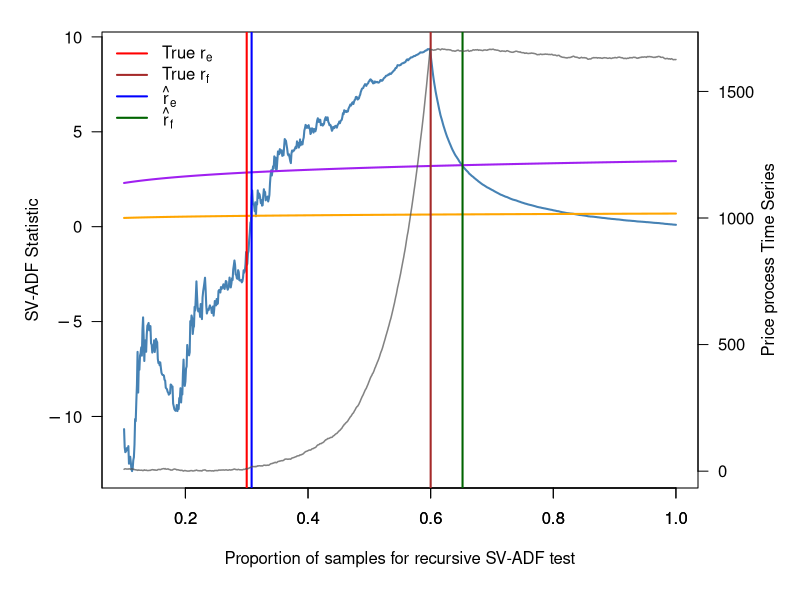
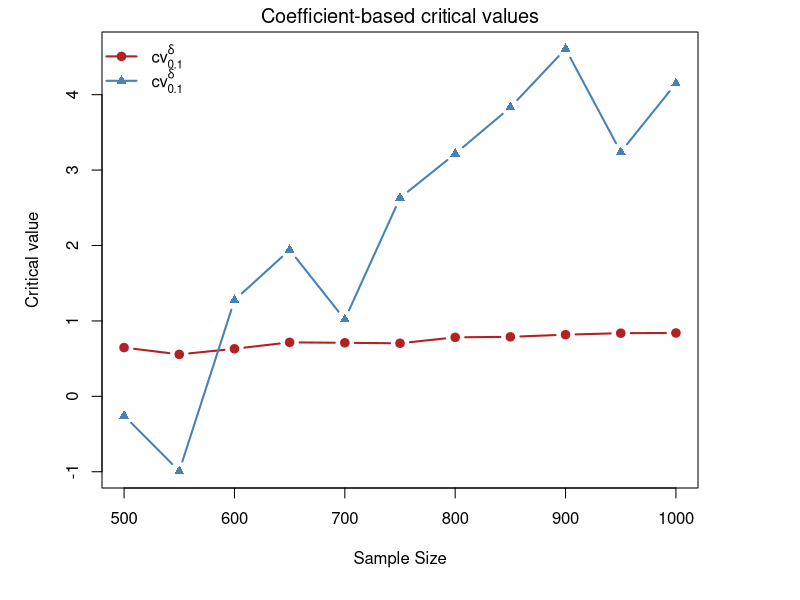

These charts were generated, in order, by the following R code:
################################################################################
# Threshold selections.R
#
# Replication code for Figure 12 of the main paper and Figure A.3 / Table A.1
# of the Online Appendix for:
#
# "Is There an AI Bubble? Robust Date-Stamping for Periods of Exuberance"
#
# Figure 12:
#   One simulated recursive SV-ADF path with:
#     - true bubble origination fraction r_e,
#     - true bubble collapse fraction r_f,
#     - estimated origination fraction \hat r_e,
#     - estimated collapse fraction \hat r_f.
#
# Online Appendix Figure A.3:
#   Simulated coefficient-based critical values under H0 and H1.
#
# Online Appendix Table A.1:
#   Simulated coefficient-based critical values for n = 500, 550, ..., 1000.
#
# Notes:
# - Package installation is intentionally omitted; see README.md.
# - This script uses only base R.
# - Set SAVE_FIGURES <- TRUE to save PDF/PNG figures.
# - Set RECOMPUTE_CRITICAL_VALUES <- TRUE to rerun the Monte Carlo simulation
#   for Table A.1 and Figure A.3. Otherwise, the paper values are used directly.
################################################################################

# ------------------------------------------------------------------------------
# Global settings
# ------------------------------------------------------------------------------

SAVE_FIGURES <- TRUE
SAVE_TABLES <- TRUE
SAVE_PNG_PREVIEW <- TRUE

RECOMPUTE_CRITICAL_VALUES <- FALSE

OUTPUT_DIR <- "figures"
TABLE_DIR <- "tables"

if (!dir.exists(OUTPUT_DIR)) {
  dir.create(OUTPUT_DIR, recursive = TRUE)
}

if (!dir.exists(TABLE_DIR)) {
  dir.create(TABLE_DIR, recursive = TRUE)
}

FIGURE12_PDF <- file.path(OUTPUT_DIR, "sv_adf_plot_simulated_one.pdf")
FIGURE12_PNG <- file.path(OUTPUT_DIR, "sv_adf_plot_simulated_one.png")

APPENDIX_FIGURE_A3_PDF <- file.path(OUTPUT_DIR, "critical_values_plots.pdf")
APPENDIX_FIGURE_A3_PNG <- file.path(OUTPUT_DIR, "critical_values_plots.png")

APPENDIX_TABLE_A1_CSV <- file.path(TABLE_DIR, "tableA1_critical_values.csv")

################################################################################
# Helper functions
################################################################################

# Axis-label helper.
# Large values are displayed in scientific notation, e.g. 10^5 or 2 * 10^5.
sci_tick_labels <- function(vals) {
  out <- character(length(vals))
  
  for (i in seq_along(vals)) {
    v <- vals[i]
    
    if (!is.finite(v)) {
      out[i] <- "''"
      next
    }
    
    if (abs(v) < .Machine$double.eps) {
      out[i] <- "0"
      next
    }
    
    abs_v <- abs(v)
    exponent <- floor(log10(abs_v))
    
    if (exponent >= 4 || exponent <= -3) {
      multiplier <- round(v / (10^exponent), 2)
      
      if (abs(multiplier - round(multiplier)) < 1e-8) {
        multiplier <- round(multiplier)
      }
      
      if (abs(multiplier - 1) < 1e-8) {
        out[i] <- paste0("10^", exponent)
      } else if (abs(multiplier + 1) < 1e-8) {
        out[i] <- paste0("-10^", exponent)
      } else {
        out[i] <- paste0(multiplier, "%*%10^", exponent)
      }
    } else {
      out[i] <- format(round(v, 2), trim = TRUE, scientific = FALSE)
    }
  }
  
  parse(text = out)
}

# Generate X_0, ..., X_n under stochastic volatility with one bubble episode.
#
# Model:
#   X_t = a_t X_{t-1} + u_t,
#   u_t = sigma_t epsilon_t,
#   log(sigma_t^2) = phi_n log(sigma_{t-1}^2) + eta_t,
#
# where:
#   a_t = 1 before the bubble,
#   a_t = delta_n during the bubble,
#   a_t = 1 after collapse.
generate_series_bubble_sv <- function(
    n,
    r_e,
    r_f,
    c,
    alpha,
    d,
    eta,
    x0 = 5,
    sigma2_0 = 1
) {
  tau_e <- floor(n * r_e)
  tau_f <- floor(n * r_f)
  
  stopifnot(tau_e >= 1, tau_f > tau_e, tau_f <= n)
  
  delta_n <- 1 + c / (n^alpha)
  phi_n <- 1 - d / log(log(n))
  
  X <- numeric(n + 1)
  X[1] <- x0
  
  log_sigma2_prev <- log(sigma2_0)
  
  for (t in seq_len(n)) {
    eta_t <- rnorm(1, mean = 0, sd = eta)
    log_sigma2_t <- phi_n * log_sigma2_prev + eta_t
    sigma_t <- sqrt(exp(log_sigma2_t))
    u_t <- sigma_t * rnorm(1)
    
    a_t <- if (t < tau_e) {
      1
    } else if (t < tau_f) {
      delta_n
    } else {
      1
    }
    
    X[t + 1] <- a_t * X[t] + u_t
    log_sigma2_prev <- log_sigma2_t
  }
  
  X
}

# Generate X_0, ..., X_n under the unit-root null with stochastic volatility.
#
# Model:
#   X_t = X_{t-1} + u_t.
generate_series_h0_sv <- function(
    n,
    d,
    eta,
    x0 = 100,
    sigma2_0 = 1
) {
  phi_n <- 1 - d / log(log(n))
  
  X <- numeric(n + 1)
  X[1] <- x0
  
  log_sigma2_prev <- log(sigma2_0)
  
  for (t in seq_len(n)) {
    eta_t <- rnorm(1, mean = 0, sd = eta)
    log_sigma2_t <- phi_n * log_sigma2_prev + eta_t
    sigma_t <- sqrt(exp(log_sigma2_t))
    u_t <- sigma_t * rnorm(1)
    
    X[t + 1] <- X[t] + u_t
    log_sigma2_prev <- log_sigma2_t
  }
  
  X
}

# Compute recursive coefficient-based and t-type ADF statistics over an s-grid.
#
# The coefficient-based statistic is:
#   DF_delta(s) = tau * (delta_hat_tau - 1),
# where tau = floor(ns).
adf_for_sgrid <- function(X_full, n, s_seq) {
  max_tau <- max(floor(n * s_seq))
  nX <- length(X_full) - 1
  
  stopifnot(nX >= max_tau)
  
  csX <- cumsum(X_full)
  csX2 <- cumsum(X_full^2)
  xy <- X_full[2:(n + 1)] * X_full[1:n]
  csXY <- cumsum(xy)
  
  tau_seq <- pmax(2, floor(n * s_seq))
  DF_delta <- rep(NA_real_, length(tau_seq))
  DF_t <- rep(NA_real_, length(tau_seq))
  
  for (k in seq_along(tau_seq)) {
    tau <- tau_seq[k]
    
    # Regression: X_t on a constant and X_{t-1}, for t = 1, ..., tau.
    S_reg <- csX[tau]
    S_y <- csX[tau + 1] - X_full[1]
    S_reg2 <- csX2[tau]
    S_y2 <- csX2[tau + 1] - X_full[1]^2
    S_cross <- csXY[tau]
    
    Xbar <- S_y / tau
    
    SSR_t <- S_reg2 - 2 * Xbar * S_reg + tau * Xbar^2
    
    if (!is.finite(SSR_t) || SSR_t <= 0) {
      next
    }
    
    Sxtyt <- S_cross - Xbar * (S_reg + S_y) + tau * Xbar^2
    SSY_t <- S_y2 - 2 * Xbar * S_y + tau * Xbar^2
    
    delta_hat <- Sxtyt / SSR_t
    sigma2_hat <- (SSY_t - 2 * delta_hat * Sxtyt + delta_hat^2 * SSR_t) / tau
    
    if (!is.finite(sigma2_hat) || sigma2_hat <= 0) {
      next
    }
    
    DF_delta[k] <- tau * (delta_hat - 1)
    DF_t[k] <- (delta_hat - 1) * sqrt(SSR_t) / sqrt(sigma2_hat)
  }
  
  data.frame(
    s = tau_seq / n,
    DF_delta = DF_delta,
    DF_t = DF_t
  )
}

# Full-sample coefficient-based DF statistic without intercept:
#   DF_delta = n * (delta_hat - 1).
df_delta_fullsample <- function(X_full) {
  n <- length(X_full) - 1
  
  Xlag <- X_full[1:n]
  Y <- X_full[2:(n + 1)]
  
  denom <- sum(Xlag^2)
  
  if (!is.finite(denom) || denom <= 0) {
    return(NA_real_)
  }
  
  delta_hat <- sum(Y * Xlag) / denom
  
  n * (delta_hat - 1)
}

# Coefficient-based DF statistic at a fixed recursive endpoint tau.
adf_delta_at_tau <- function(X_full, tau) {
  Xlag <- X_full[1:tau]
  Y <- X_full[2:(tau + 1)]
  
  Ybar <- mean(Y)
  SSR <- sum((Xlag - Ybar)^2)
  
  if (!is.finite(SSR) || SSR <= 0) {
    return(NA_real_)
  }
  
  Sxy <- sum((Xlag - Ybar) * (Y - Ybar))
  delta_hat <- Sxy / SSR
  
  tau * (delta_hat - 1)
}

################################################################################
# Figure 12
# One simulated recursive SV-ADF path
################################################################################

make_simulated_svadf_path_plot <- function(
    n = 1000,
    r_e = 0.3,
    r_f = 0.6,
    c_par = 0.5,
    alpha = 0.5,
    d_par = 1,
    eta_par = 0.1,
    seed = 123,
    save_figure = SAVE_FIGURES
) {
  set.seed(seed)
  
  X_full <- generate_series_bubble_sv(
    n = n,
    r_e = r_e,
    r_f = r_f,
    c = c_par,
    alpha = alpha,
    d = d_par,
    eta = eta_par,
    x0 = 10,
    sigma2_0 = 1
  )
  
  s_seq <- seq(0.1, 1.00, by = 0.001)
  adf_df <- adf_for_sgrid(X_full, n, s_seq)
  
  # Origination and collapse threshold curves.
  cv_orig <- log(n * adf_df$s) / 10
  cv_coll <- log(n * adf_df$s) / 2
  
  # Estimated origination:
  # first s where DF_delta exceeds log(ns)/10.
  idx_e <- which(adf_df$DF_delta > cv_orig)[1]
  rhat_e <- if (!is.na(idx_e)) adf_df$s[idx_e] else NA_real_
  
  # Estimated collapse:
  # first s after rhat_e + 0.05 where DF_delta falls below log(ns)/2.
  idx_f <- NA_integer_
  rhat_f <- NA_real_
  
  if (!is.na(rhat_e)) {
    idx_start_f <- which(adf_df$s >= rhat_e + 0.05)[1]
    
    if (!is.na(idx_start_f)) {
      idx_f_rel <- which(
        adf_df$DF_delta[idx_start_f:nrow(adf_df)] <
          cv_coll[idx_start_f:nrow(adf_df)]
      )[1]
      
      if (!is.na(idx_f_rel)) {
        idx_f <- idx_start_f + idx_f_rel - 1
        rhat_f <- adf_df$s[idx_f]
      }
    }
  }
  
  cat(sprintf("Estimated r_e (rhat_e) = %.3f\n", rhat_e))
  cat(sprintf("Estimated r_f (rhat_f) = %.3f\n", rhat_f))
  
  # Prepare |X_t| for the right y-axis overlay.
  t_idx <- 0:n
  s_x <- t_idx / n
  X_vals <- abs(X_full)
  
  keep <- s_x >= min(adf_df$s) & s_x <= max(adf_df$s)
  s_x <- s_x[keep]
  X_vals <- X_vals[keep]
  
  x_ylim <- range(X_vals, finite = TRUE)
  
  left_ticks <- pretty(range(c(adf_df$DF_delta, cv_orig, cv_coll), finite = TRUE))
  right_ticks <- pretty(x_ylim)
  
  draw_plot <- function() {
    par(mfrow = c(1, 1), mar = c(5.5, 5, 1.5, 5) + 0.1)
    
    plot(
      adf_df$s,
      adf_df$DF_delta,
      type = "l",
      col = "steelblue",
      lwd = 2,
      xlab = "Proportion of samples for recursive SV-ADF test",
      ylab = "SV-ADF Statistic",
      main = "",
      xaxt = "s",
      yaxt = "n"
    )
    
    axis(1)
    axis(2, at = left_ticks, labels = sci_tick_labels(left_ticks), las = 1)
    
    lines(adf_df$s, cv_orig, col = "orange", lwd = 2, lty = 1)
    lines(adf_df$s, cv_coll, col = "purple", lwd = 2, lty = 1)
    
    abline(v = r_e, col = "red", lty = 1, lwd = 2)
    abline(v = r_f, col = "brown", lty = 1, lwd = 2)
    
    if (!is.na(rhat_e)) {
      abline(v = rhat_e, col = "blue", lty = 1, lwd = 2)
    }
    
    if (!is.na(rhat_f)) {
      abline(v = rhat_f, col = "darkgreen", lty = 1, lwd = 2)
    }
    
    par(new = TRUE)
    
    plot(
      s_x,
      X_vals,
      type = "l",
      col = rgb(0.3, 0.3, 0.3, 0.7),
      lwd = 1.5,
      axes = FALSE,
      xlab = "",
      ylab = "",
      xlim = range(adf_df$s),
      ylim = x_ylim
    )
    
    axis(4, at = right_ticks, labels = sci_tick_labels(right_ticks), las = 1)
    mtext("Price process Time Series", side = 4, line = 3)
    
    legend(
      "topleft",
      legend = c(
        expression("True " * r[e]),
        expression("True " * r[f]),
        expression(hat(r)[e]),
        expression(hat(r)[f])
      ),
      col = c("red", "brown", "blue", "darkgreen"),
      lty = c(1, 1, 1, 1),
      lwd = c(2, 2, 2, 2),
      bty = "n"
    )
  }
  
  draw_plot()
  
  if (isTRUE(save_figure)) {
    grDevices::pdf(FIGURE12_PDF, width = 10, height = 6)
    draw_plot()
    grDevices::dev.off()
    
    if (isTRUE(SAVE_PNG_PREVIEW)) {
      grDevices::png(FIGURE12_PNG, width = 10, height = 6, units = "in", res = 300)
      draw_plot()
      grDevices::dev.off()
    }
  }
  
  invisible(list(
    X_full = X_full,
    adf_df = adf_df,
    rhat_e = rhat_e,
    rhat_f = rhat_f
  ))
}

################################################################################
# Online Appendix Table A.1 and Figure A.3
# Critical values under H0 and H1
################################################################################

# Simulate the 90% upper critical value under H0 for one sample size n.
critical_value_h0_upper <- function(
    n,
    B,
    d,
    eta,
    x0 = 1,
    sigma2_0 = 1
) {
  vals <- numeric(B)
  
  for (b in seq_len(B)) {
    X_full <- generate_series_h0_sv(
      n = n,
      d = d,
      eta = eta,
      x0 = x0,
      sigma2_0 = sigma2_0
    )
    
    vals[b] <- df_delta_fullsample(X_full)
  }
  
  stats::quantile(
    vals,
    probs = 0.90,
    na.rm = TRUE,
    names = FALSE,
    type = 7
  )
}

# Simulate the 10% lower critical value under H1 for one sample size n.
critical_value_h1_lower <- function(
    n,
    B,
    r_e,
    r_f,
    c,
    alpha,
    d,
    eta,
    x0 = 1,
    sigma2_0 = 1
) {
  tau_after_rf <- floor(n * r_f)
  
  if (tau_after_rf > n) {
    stop("tau_after_rf exceeds n")
  }
  
  vals <- numeric(B)
  
  for (b in seq_len(B)) {
    X_full <- generate_series_bubble_sv(
      n = n,
      r_e = r_e,
      r_f = r_f,
      c = c,
      alpha = alpha,
      d = d,
      eta = eta,
      x0 = x0,
      sigma2_0 = sigma2_0
    )
    
    vals[b] <- adf_delta_at_tau(X_full, tau = tau_after_rf)
  }
  
  stats::quantile(
    vals,
    probs = 0.10,
    na.rm = TRUE,
    names = FALSE,
    type = 7
  )
}

# Recompute critical values by Monte Carlo.
# This can be time-consuming, so the script also allows use of the paper values.
simulate_critical_value_table <- function(
    B = 1000,
    n_grid = seq(500, 1000, by = 50),
    d_par = 0.01,
    eta_par = 0.5,
    r_e = 0.3,
    r_f = 0.4,
    c_par = 1,
    alpha = 0.5,
    seed = 123
) {
  set.seed(seed)
  
  crit_90 <- numeric(length(n_grid))
  crit_10 <- numeric(length(n_grid))
  
  for (i in seq_along(n_grid)) {
    n <- n_grid[i]
    
    crit_90[i] <- critical_value_h0_upper(
      n = n,
      B = B,
      d = d_par,
      eta = eta_par,
      x0 = 1,
      sigma2_0 = 1
    )
    
    crit_10[i] <- critical_value_h1_lower(
      n = n,
      B = B,
      r_e = r_e,
      r_f = r_f,
      c = c_par,
      alpha = alpha,
      d = d_par,
      eta = eta_par,
      x0 = 1,
      sigma2_0 = 1
    )
    
    cat(sprintf(
      "Done n = %d, cv_90_H0 = %.4f, cv_10_H1 = %.4f\n",
      n,
      crit_90[i],
      crit_10[i]
    ))
  }
  
  data.frame(
    n = n_grid,
    cv_90_upper_H0 = crit_90,
    cv_10_lower_H1 = crit_10
  )
}

# Paper values used in Online Appendix Table A.1.
get_paper_critical_value_table <- function() {
  data.frame(
    n = c(500, 550, 600, 650, 700, 750, 800, 850, 900, 950, 1000),
    cv_90_upper_H0 = c(
      0.6463, 0.5563, 0.6304, 0.7157, 0.7097, 0.7037,
      0.7823, 0.7888, 0.8174, 0.8374, 0.8403
    ),
    cv_10_lower_H1 = c(
      -0.2566, -0.9916, 1.2746, 1.9418, 1.0183, 2.6310,
      3.2163, 3.8318, 4.6070, 3.2394, 4.1479
    )
  )
}

make_critical_value_plot <- function(
    cv_table,
    save_figure = SAVE_FIGURES
) {
  y_limits <- range(
    c(cv_table$cv_90_upper_H0, cv_table$cv_10_lower_H1),
    finite = TRUE
  )
  
  draw_plot <- function() {
    plot(
      cv_table$n,
      cv_table$cv_90_upper_H0,
      type = "b",
      pch = 19,
      lwd = 2,
      col = "firebrick",
      ylim = y_limits,
      xlab = "Sample Size",
      ylab = "Critical value",
      main = expression(paste("Coefficient-based critical values"))
    )
    
    lines(
      cv_table$n,
      cv_table$cv_10_lower_H1,
      type = "b",
      pch = 17,
      lwd = 2,
      col = "steelblue"
    )
    
    legend(
      "topleft",
      legend = c(
        expression(cv[0.10,H[0]]^delta),
        expression(cv[0.10,H[1]]^delta)
      ),
      col = c("firebrick", "steelblue"),
      lty = 1,
      pch = c(19, 17),
      lwd = 2,
      bty = "n"
    )
  }
  
  draw_plot()
  
  if (isTRUE(save_figure)) {
    grDevices::pdf(APPENDIX_FIGURE_A3_PDF, width = 8, height = 5)
    draw_plot()
    grDevices::dev.off()
    
    if (isTRUE(SAVE_PNG_PREVIEW)) {
      grDevices::png(APPENDIX_FIGURE_A3_PNG, width = 8, height = 5, units = "in", res = 300)
      draw_plot()
      grDevices::dev.off()
    }
  }
  
  invisible(cv_table)
}

################################################################################
# Run all outputs
################################################################################

# Figure 12 of the main paper.
figure12_output <- make_simulated_svadf_path_plot(
  n = 1000,
  r_e = 0.3,
  r_f = 0.6,
  c_par = 0.5,
  alpha = 0.5,
  d_par = 1,
  eta_par = 0.1,
  seed = 123,
  save_figure = SAVE_FIGURES
)

# Table A.1 and Figure A.3 of the Online Appendix.
critical_value_table <- if (isTRUE(RECOMPUTE_CRITICAL_VALUES)) {
  simulate_critical_value_table(
    B = 1000,
    n_grid = seq(500, 1000, by = 50),
    d_par = 0.01,
    eta_par = 0.5,
    r_e = 0.3,
    r_f = 0.4,
    c_par = 1,
    alpha = 0.5,
    seed = 123
  )
} else {
  get_paper_critical_value_table()
}

print(critical_value_table)

if (isTRUE(SAVE_TABLES)) {
  write.csv(
    critical_value_table,
    file = APPENDIX_TABLE_A1_CSV,
    row.names = FALSE
  )
}

make_critical_value_plot(
  cv_table = critical_value_table,
  save_figure = SAVE_FIGURES
)

################################################################################
# End of script
################################################################################
